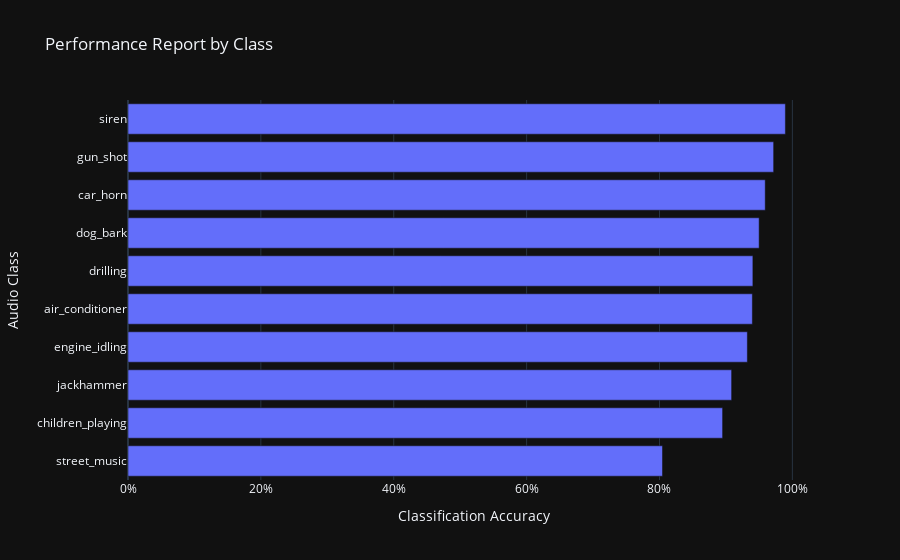

The cell this chart's notebook holds for it:
### Markdown cell above
Perform Inference on the Test Set:

### Code cell
preds = []
targets = []
correct = 0

class_map = {'0' : 'air_conditioner', '1' : 'car_horn', '2' : 'children_playing', '3' : 'dog_bark', '4' : 'drilling', 
                 '5' : 'engine_idling', '6' : 'gun_shot', '7' : 'jackhammer', '8' : 'siren', '9' : 'street_music'}


for batch_idx, (data, target) in enumerate(loaders_transfer['test']):
    data, target = data.cuda(), target.cuda()
    output = model(data)
    prediction = torch.argmax(output, dim=1)
    preds.append(prediction.cpu().numpy())
    targets.append(target.cpu().numpy())

targets = np.concatenate(targets)
preds = np.concatenate(preds)

results_df = pd.DataFrame(data=zip(targets,preds),columns=['target','prediction'])
results_df['correct'] = results_df['target'] == results_df['prediction']
results_df['correct'] = results_df['correct'].astype(str)
results_df = results_df.groupby(by=['target','correct'],as_index=False).count()
results_df = results_df.pivot_table(index='target',columns='correct',values='prediction').fillna(0).reset_index()
results_df['acc'] = results_df['True'] / (results_df['True']+results_df['False'])
results_df['target'] = results_df['target'].astype(str)
results_df = results_df.replace({"target":class_map})
results_df = results_df.sort_values(by=['acc'],ascending=True).reset_index()

total = sum(results_df['True']) + sum(results_df['False'])
correct = sum(results_df['True'])

fig = px.bar(results_df,x="acc",y="target",orientation='h', template='plotly_dark',
           labels={"acc":"Classification Accuracy",
           'target' : 'Audio Class'
           },
           title='Performance Report by Class')

fig.layout.showlegend = False
fig.update_layout(xaxis_tickformat="2%")

print("Final Test Accuracy: {} ({} / {})".format(
   correct/total,
   correct,
   total
))

fig.show(), results_df

### Figure 1 — Plotly figure (JSON) as saved in the notebook; plotly's stock layout.template omitted (floating-point values rounded to 4 significant figures)
{"data": [{"alignmentgroup": "True", "hovertemplate": "Classification Accuracy=%{x}<br>Audio Class=%{y}<extra></extra>", "legendgroup": "", "marker": {"color": "#636efa", "pattern": {"shape": ""}}, "name": "", "offsetgroup": "", "orientation": "h", "showlegend": false, "textposition": "auto", "type": "bar", "x": [0.8045, 0.895, 0.9086, 0.9323, 0.9398, 0.9406, 0.95, 0.9592, 0.9718, 0.9895], "xaxis": "x", "y": ["street_music", "children_playing", "jackhammer", "engine_idling", "air_conditioner", "drilling", "dog_bark", "car_horn", "gun_shot", "siren"], "yaxis": "y"}], "layout": {"barmode": "relative", "legend": {"tracegroupgap": 0}, "showlegend": false, "title": {"text": "Performance Report by Class"}, "xaxis": {"anchor": "y", "domain": [0, 1], "tickformat": "2%", "title": {"text": "Classification Accuracy"}}, "yaxis": {"anchor": "x", "domain": [0, 1], "title": {"text": "Audio Class"}}}}
